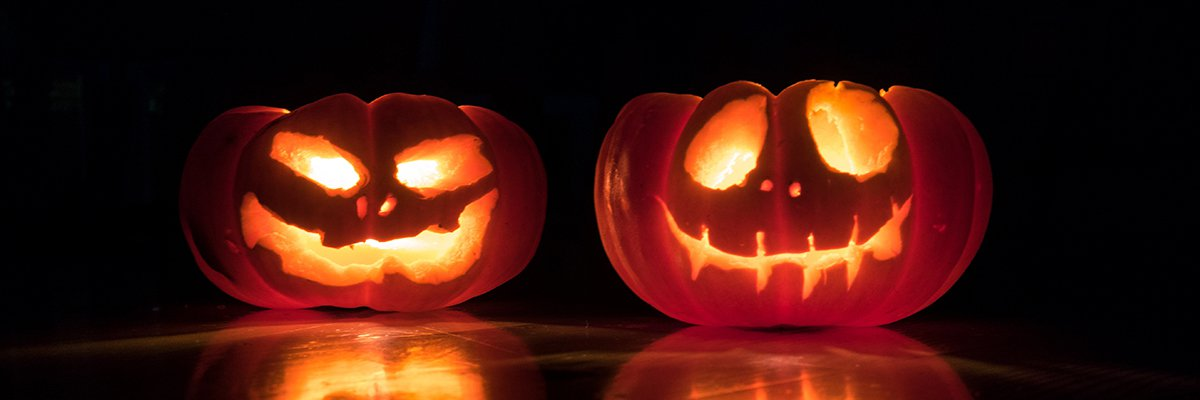
#> input picture assets/pumpkins.jpg, 1200 x 400 px
$ python sift.py
#> lines starting #> are read from the running program, lines starting #| are printed output that depends on the picture
import cv2 as cv
import numpy as np
from numba import jit
from itertools import product

def gen_gaussian_kernel(k_size, sigma):
    center = k_size // 2
    x, y = np.mgrid[0 - center : k_size - center, 0 - center : k_size - center]
    g = 1 / (2 * np.pi * sigma) * np.exp(-(np.square(x) + np.square(y)) / (2 * np.square(sigma)))
    return g

@jit()
def gaussian_filter(img, k_size, sigma):
    [rows, cols] = img.shape

    #create a resulting image to return from the function
    blur_img = np.zeros([rows, cols])

    #apply equal padding to all sides of the image to accomodate the kernel size
    padded_image = np.zeros([rows + 4, cols + 4])
    padded_image[int(2):int(-1 * 2), int(2):int(-1 * 2)] = img

    kernel = gen_gaussian_kernel(k_size, sigma)
    print(kernel)
    # iterate through the image to do the convolution
    for y in range(cols):
        for x in range(rows):
            blur_img[x, y] = ((kernel * padded_image[x: x+5, y: y + 5]).sum()) / 256

    return blur_img


def main():
    img = cv.imread("assets/pumpkins.jpg", cv.IMREAD_GRAYSCALE)
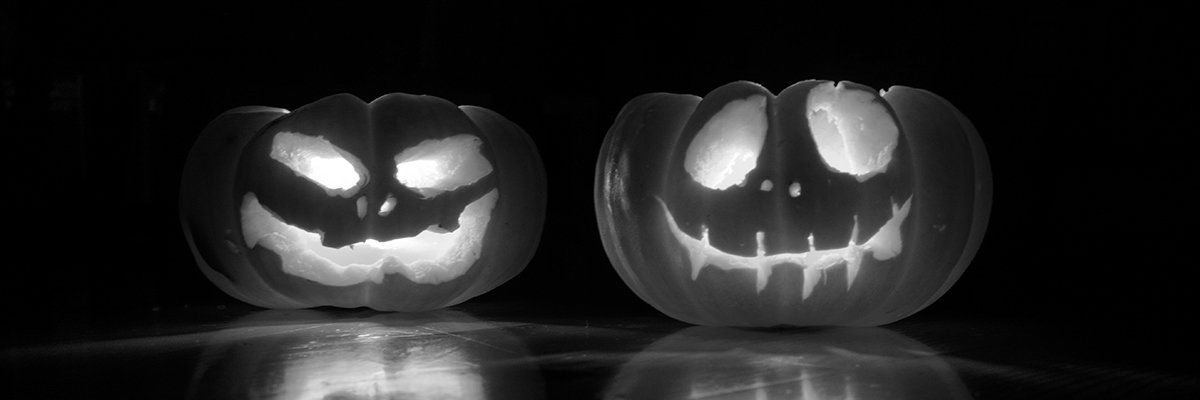
#> img: shape (400, 1200); min 0, max 255, mean 34.9
    cv.imshow("orig", img)

    # gaussian3x3 = gaussian_filter(img, 3, sigma=1)
    gaussian5x5 = gaussian_filter(img, 5, sigma=0.8)
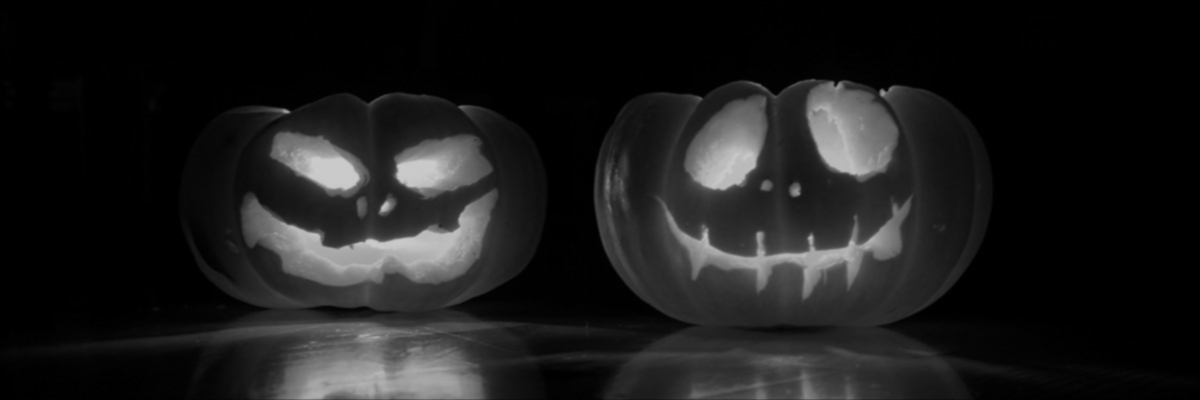
#> gaussian5x5: shape (400, 1200) float64; min 0, max 0.795, mean 0.109
    #create the scaled space for the image
        #entails blurring the image and shrinking the image for a number of octaves

    # cv.imshow("gaussian filter with 3x3 mask", gaussian3x3)
    cv.imshow("gaussian filter with 5x5 mask", gaussian5x5)

    cv.waitKey(0)
    cv.destroyAllWindows()

if __name__ == "__main__":
    main()
